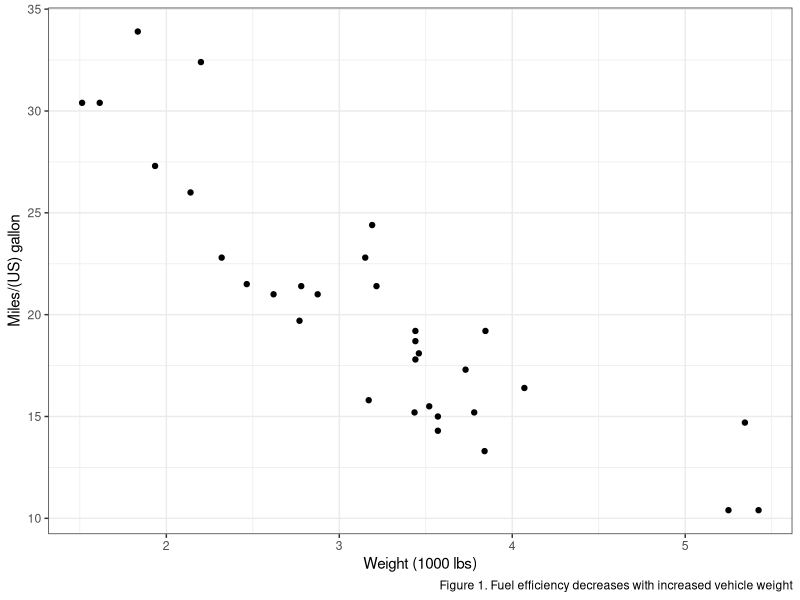
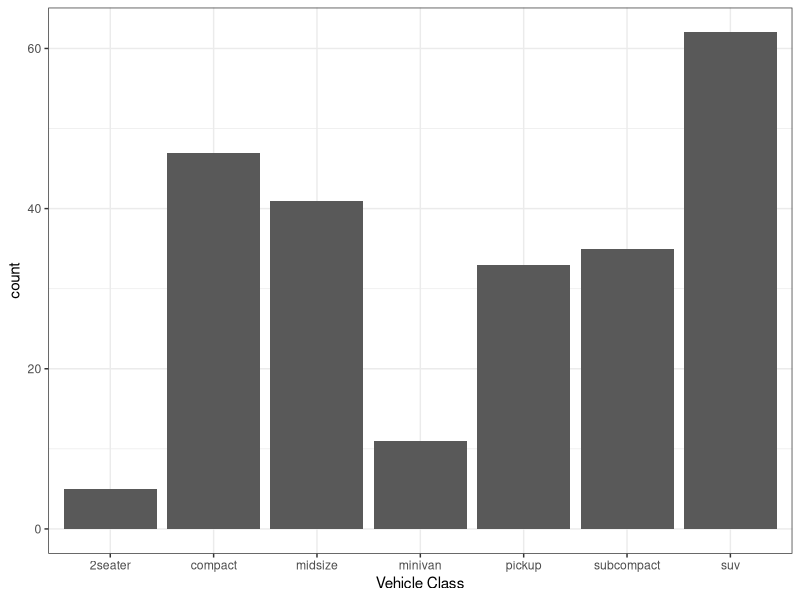
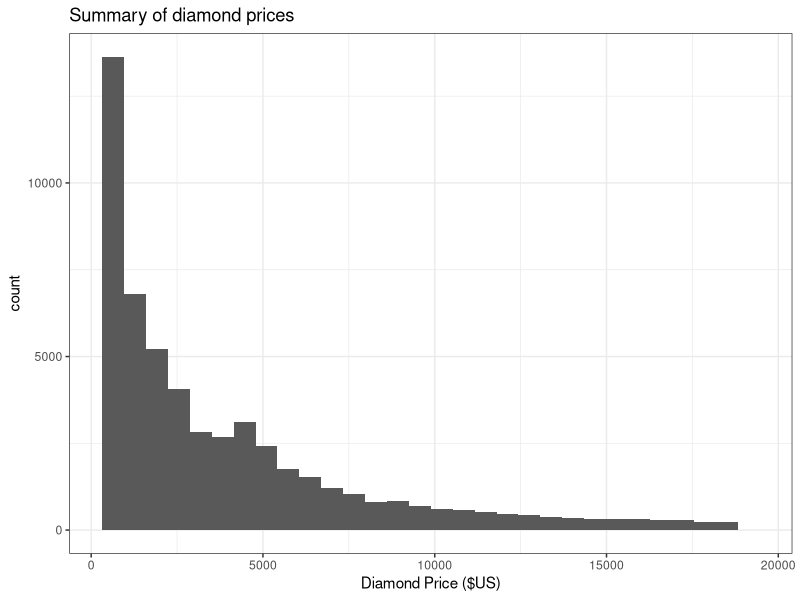
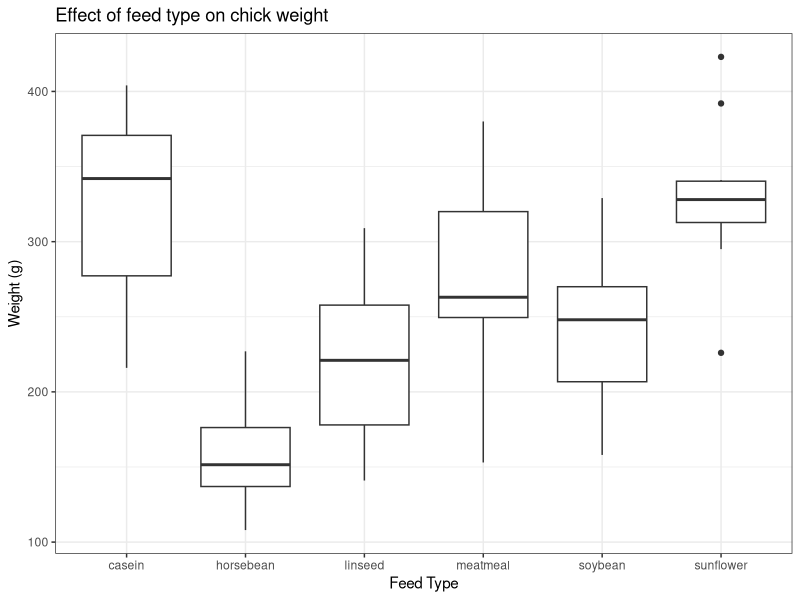
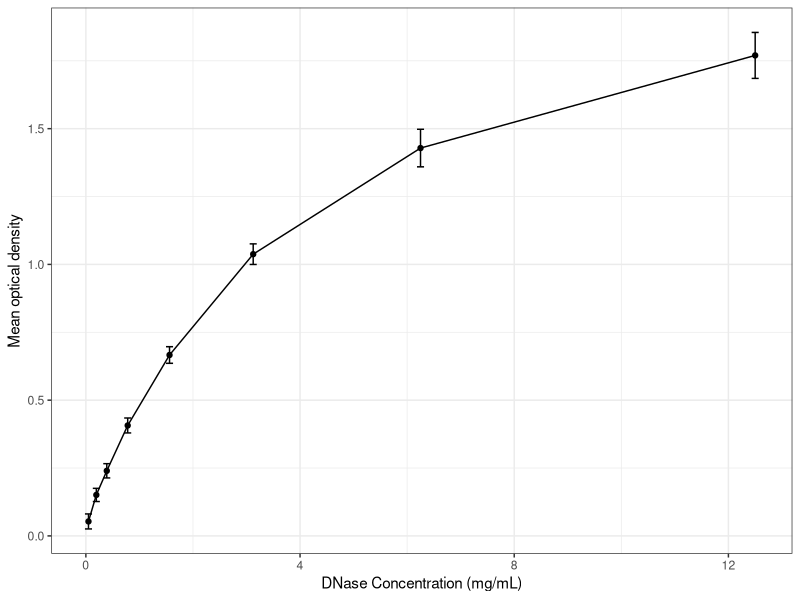
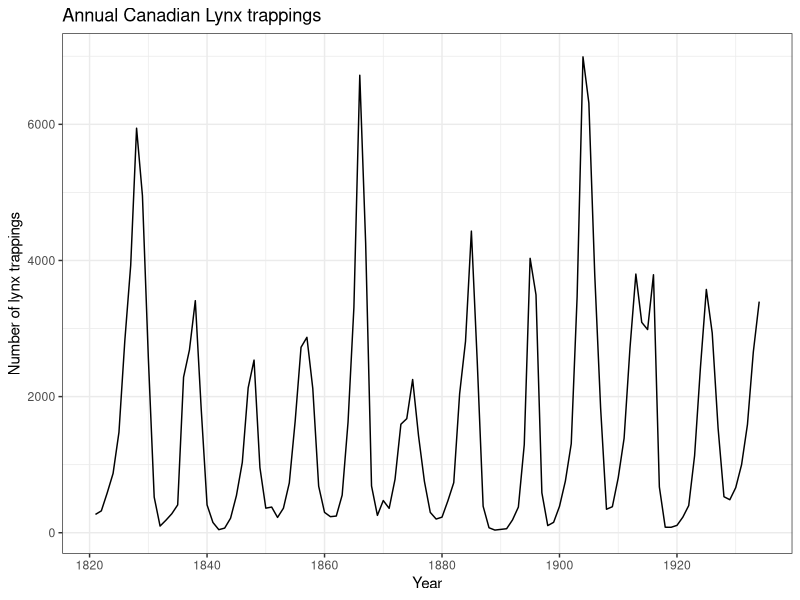
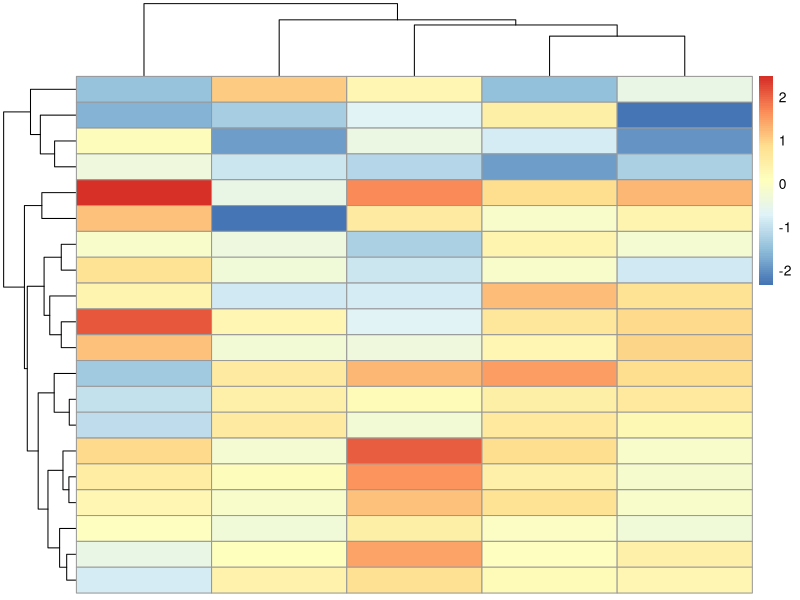

The R script that drew these images, in order:
## ---- chunk 1
library(knitr)
opts_chunk$set(collapse = FALSE)
library(dplyr)
library(tidyr)
library(ggplot2)
library(ggfortify)
library(pheatmap)
theme_set(theme_bw())
## ---- chunk 2
ggplot(mtcars, aes(wt, mpg)) + geom_point() +
	labs(x = "Weight (1000 lbs)", y = "Miles/(US) gallon", caption = "Figure 1. Fuel efficiency decreases with increased vehicle weight")
## ---- chunk 3
ggplot(mpg, aes(class)) + geom_bar() + labs(x = "Vehicle Class")
## ---- chunk 4
ggplot(diamonds, aes(price)) + geom_histogram() + labs(x = "Diamond Price ($US)", title = "Summary of diamond prices")
## ---- chunk 5
ggplot(chickwts, aes(feed, weight)) + geom_boxplot() + 
	labs(x = "Feed Type", y = "Weight (g)", title = "Effect of feed type on chick weight")
## ---- chunk 6

DNase %>% group_by(conc) %>% summarise(mean = mean(density), sd = sd(density)) %>% 
	ggplot(aes(conc, mean)) + 
	geom_errorbar(aes(ymax = mean + sd, ymin = mean - sd)) + 
	geom_point() + geom_line() +
	labs(x = "DNase Concentration (mg/mL)", y = "Mean optical density")

## ---- chunk 7
autoplot(lynx) + labs(x = "Year", y = "Number of lynx trappings", title = "Annual Canadian Lynx trappings")
## ---- chunk 8
mat = matrix(rnorm(1:100), nrow = 20)
pheatmap(mat)
